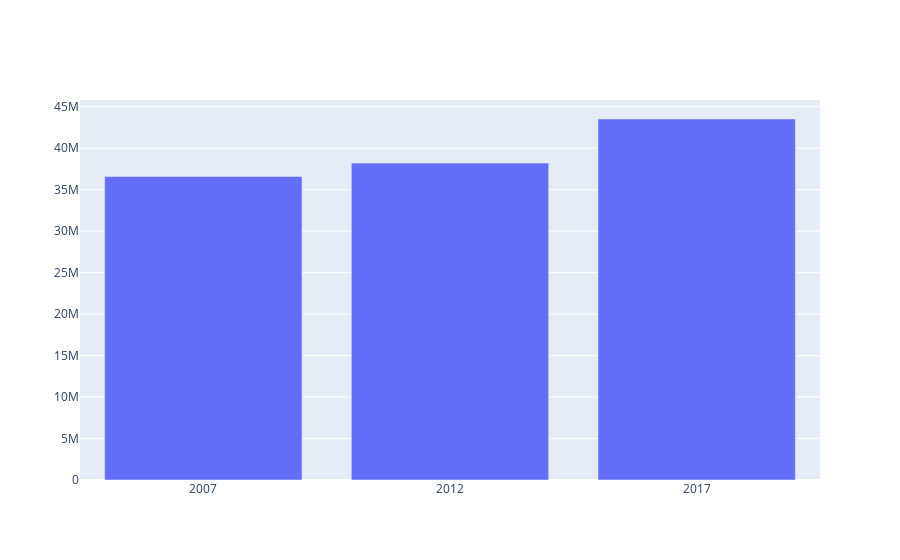

This figure's notebook cell:
### Code cell
data = [go.Bar(
x = df_total_votes['Year'],
y = df_total_votes['Electors'],
name="Total Number of Electors"    
)]

fig = go.Figure(data=data)
fig.show()

### Figure 1 — Plotly figure (JSON) as saved in the notebook; plotly's stock layout.template omitted (floating-point values rounded to 4 significant figures)
{"data": [{"name": "Total Number of Electors", "type": "bar", "x": ["2007", "2012", "2017"], "y": [36593090, 38214460, 43528519]}], "layout": {"autosize": true, "xaxis": {"autorange": true, "range": [-0.5, 2.5], "type": "category"}, "yaxis": {"autorange": true, "range": [0, 45820000.0], "type": "linear"}}}
